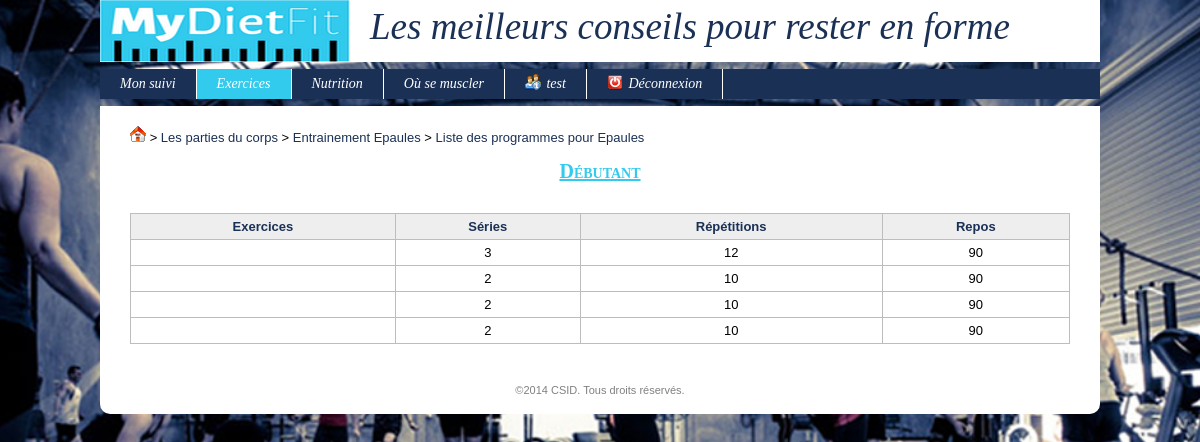
Screenshot of /index.php?uc=exercice&action=v_pgrm&idPgrm=2 (signed in) with the database file from the repository.
### tables this page shows
CREATE TABLE IF NOT EXISTS `partiecorps` (
  `idPartieCorps` int(11) unsigned NOT NULL AUTO_INCREMENT,
  `libelle` varchar(45) NOT NULL DEFAULT '',
  `descEx` varchar(1000) NOT NULL DEFAULT '',
  `descPgrm` varchar(1000) NOT NULL DEFAULT '',
  PRIMARY KEY (`idPartieCorps`)
);

CREATE TABLE IF NOT EXISTS `programme` (
  `idProgramme` int(11) unsigned NOT NULL AUTO_INCREMENT,
  `niveau` varchar(45) NOT NULL DEFAULT '',
  `idPartieCorps` int(11) unsigned NOT NULL,
  `description` varchar(3000) NOT NULL DEFAULT '',
  PRIMARY KEY (`idProgramme`),
  KEY `idPartieCorps` (`idPartieCorps`)
);

CREATE TABLE IF NOT EXISTS `x_programme_exercice` (
  `idProgramme` int(10) unsigned NOT NULL DEFAULT '0',
  `idFicheExercice` int(11) unsigned NOT NULL DEFAULT '0',
  `serie` int(11) unsigned NOT NULL DEFAULT '0',
  `repetition` int(11) unsigned NOT NULL DEFAULT '0',
  `repos` int(11) unsigned NOT NULL DEFAULT '0',
  `ordre` int(11) unsigned NOT NULL DEFAULT '0',
  PRIMARY KEY (`idProgramme`,`idFicheExercice`),
  KEY `FK_x_programme_exercice_2` (`idFicheExercice`)
);

### config.inc.php (called while the page is built, shortened)
<?php
$_CONFIG = array
(
	"DB_ServerHost" => "localhost",
	"DB_Username" => "root",
    "DB_Password" => "",
    "DB_Database" => "mydietfit_bdd",
    "DIR_Control" => "controleurs/",
    "DIR_View" => "vues/",
    "DIR_Model" => "modules/fonctions/php/",
    "DIR_Dynamic" => "modules/fonctions/js/",
    "DIR_XML" => "modules/fonctions/xml/",
    "DIR_Plugin" => "modules/plugins/",
    "DIR_CSS" => "modules/themes/",
    "DIR_Attachment" => "ressources/documents/",
    "DIR_Image" => "ressources/images/",
	"EML_Envoi" => false,
	"EML_ServerSMTP" => "",
	"EML_PortSMTP" => "",
);
?>

### modules/fonctions/php/generale.inc.php (called while the page is built, shortened)
<?php
function connexion()
{
	global $_CONFIG;
	$hote = $_CONFIG['DB_ServerHost'];
	$login = $_CONFIG['DB_Username'];
	$mdp = $_CONFIG['DB_Password'];
	$bd = $_CONFIG['DB_Database'];
	$connexion = @mysql_connect($hote, $login, $mdp) or die("<u>Erreur SQL (Connexion au serveur impossible)</u>: ".mysql_error()." <br>");
	return $connexion;
}
function getRequest($nomChamp, $elseValue = null)
{
	return (isset($_REQUEST[$nomChamp]) && $_REQUEST[$nomChamp]) ? $_REQUEST[$nomChamp] : $elseValue;
}
function getMySqlString($champ, $elseValue = null, $noCote = 0)
{
	$cote = ($noCote) ? null : "'";
	if(isset($champ) && $champ) $result = $cote.mysql_real_escape_string($champ, connexion()).$cote;
	else if(is_null($champ) || $champ == "") $result = "NULL";
	else $result = $cote.mysql_real_escape_string($elseValue, connexion()).$cote;
	return $result;
}
?>

### modules/fonctions/php/programme.inc.php (called while the page is built, shortened)
<?php
function getUnProgramme($idProgramme)
{
	$req = "SELECT * FROM programme where idProgramme = ".getMySqlString($idProgramme);
	$conx = connexion();
	$res = mysql_query($req, $conx) or die ("<u>Erreur SQL (getUnProgramme)</u>: ".mysql_error()." <br>");
	$unProgramme = mysql_fetch_assoc($res);
	return $unProgramme;
}
?>

### modules/fonctions/php/partieCorps.inc.php (called while the page is built, shortened)
<?php
function getUnePartieCorps($idPartieCorps)
{
	$req = "SELECT * FROM partiecorps where idPartieCorps = ".getMySqlString($idPartieCorps);
	$conx = connexion();
	$res = mysql_query($req, $conx) or die ("<u>Erreur SQL (getUnePartieCorps)</u>: ".mysql_error()." <br>");
	$unePartieCorps = mysql_fetch_assoc($res);
	return $unePartieCorps;
}
?>

### modules/fonctions/php/x_programme_exercice.inc.php (called while the page is built, shortened)
<?php
function getUnProgrammeExercice($idProgramme, $idFicheExercice = null)
{
	$req = "SELECT * FROM x_programme_exercice where idProgramme = ".getMySqlString($idProgramme);
	$req .= " ORDER BY ordre";
	$conx = connexion();
	$res = mysql_query($req, $conx) or die ("<u>Erreur SQL (getUnProgrammeExercice)</u>: ".mysql_error()." <br>");
	$unProgrammeExercice = array();
	$ligne = mysql_fetch_assoc($res);
	while($ligne != false)
	{
		$unProgrammeExercice[] = $ligne;
		$ligne = mysql_fetch_assoc($res);
	}
	return $unProgrammeExercice;
}
?>

### vues/exercices/v_pgrm.php (the view)
<p><?php echo $unProgramme['description'] ?></p> <br>
<?php if(isset($unProgrammeExercice)) { ?>
	<table>
		<tr>
			<th>Exercices</th>
			<th>Séries</th>
			<th>Répétitions</th>
			<th>Repos</th>
		</tr>
		<?php foreach($unProgrammeExercice as $uneLigne) {
		$idExercice = $uneLigne['idFicheExercice'];
		$unExercice = getUnExercice($idExercice);
		$titre = $unExercice['titre'];
		$serie = $uneLigne['serie'];
		$repetition = $uneLigne['repetition'];
		$repos = $uneLigne['repos'];
		$paramTD = "onClick=document.location.href='index.php?uc=exercice&action=v_exercice&idExercice=$idExercice' title=\"Cliquez ici pour voir l'exercice\"";
		echo "	<tr class='ligneTableau'>
					<td $paramTD>$titre</td>
					<td $paramTD>$serie</td>
					<td $paramTD>$repetition</td>
					<td $paramTD>$repos</td>
				</tr>";
		} ?>
	</table>
<?php } ?>

### vues/v_filAriane.php (shortened to what this page needs)
<?php
$home = "<a href='index.php?uc=identif&action=index'><img src='$_CONFIG[DIR_Image]home.gif'></a>";
$niveau1 = "<a href='index.php?uc=exercice&action=lstExercice'>Les parties du corps</a>";
echo "<div style='text-align:justify'>";
if($action == "v_pgrm") {
	$idProgramme = getRequest('idPgrm');
	$unProgramme = getUnProgramme($idProgramme);
	$idPartieCorps = $unProgramme['idPartieCorps'];
	$unePartieCorps = getUnePartieCorps($idPartieCorps);
	$libelle = $unePartieCorps['libelle'];
	$niveau2 = "<a href='index.php?uc=exercice&action=entrainement&idPartieCorps=$idPartieCorps'>Entrainement $libelle</a>";
	$lstPgrm = "<a href='index.php?uc=exercice&action=lstPgrm&idPartieCorps=$idPartieCorps'>Liste des programmes pour $libelle</a>";
	echo $home." > ".$niveau1." > ".$niveau2." > ".$lstPgrm;
}
echo "</div><br>";
?>

### vues/v_headTitre.php
<h2> <?php echo $titre; ?> </h2> <br>

### rows the page displays
partiecorps: libelle "Epaules"
programme: niveau "Débutant"
x_programme_exercice: serie "3", repetition "12", repos "90"
x_programme_exercice: serie "2", repetition "10", repos "90"
x_programme_exercice: serie "2", repetition "10", repos "90"
x_programme_exercice: serie "2", repetition "10", repos "90"

### other values shown
$_SESSION['login'] "test"
